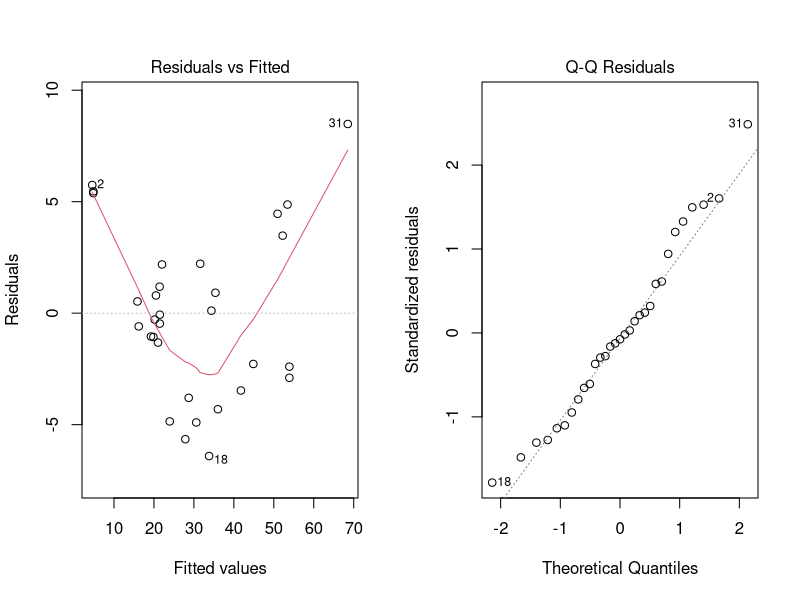
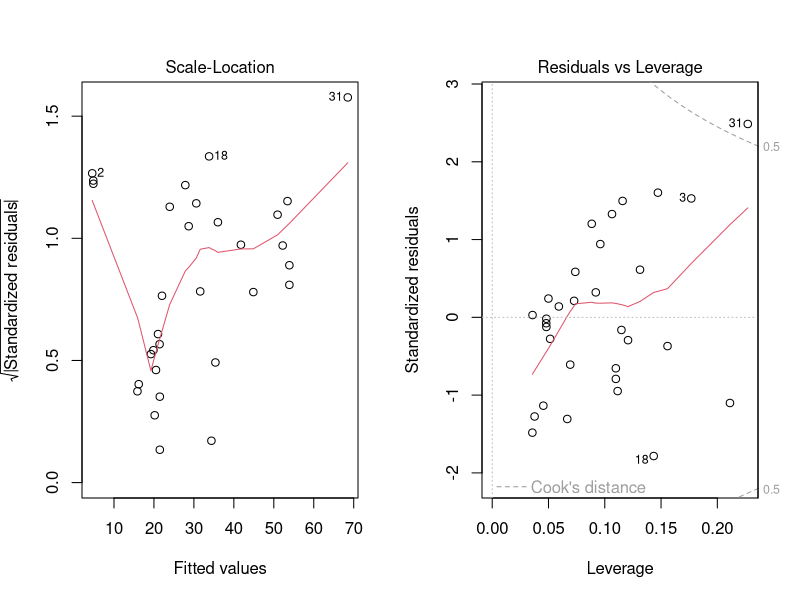
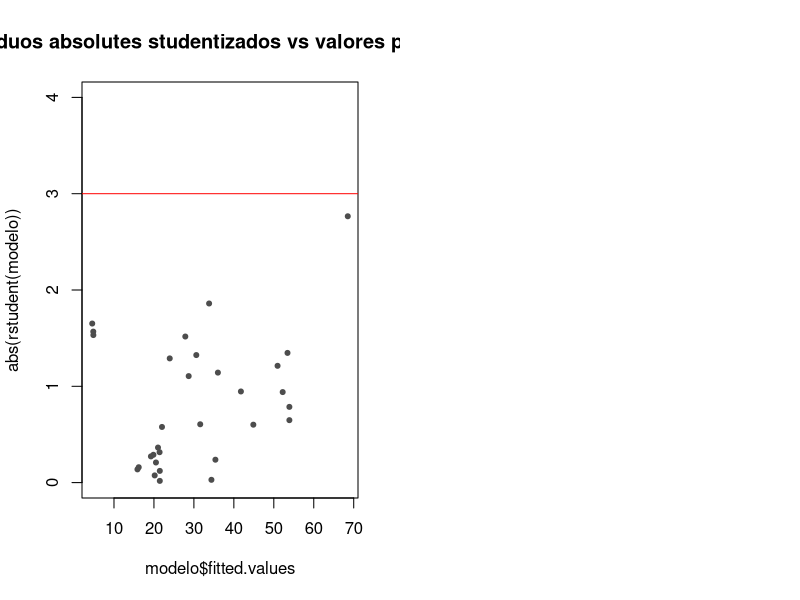

Write the R code that produced these figures, in order.
## ---- chunk 1
data(trees)
modelo=lm(Volume~Girth +Height, data=trees)


cbind(ei=residuals(modelo, type='working'),
      pi=residuals(modelo, type='pearson'),
      di=rstandard(modelo),
      ri=rstudent(modelo))
## ---- chunk 2
par(mfrow = c(1,2)) # Indicamos que queremos 2 gráficos por pantalla (1 fila y 2 columnas)
plot(modelo) # Pintamos los graficos de residuos

## ---- chunk 3
plot(x = modelo$fitted.values, y = abs(rstudent(modelo)), ylim=c(0,4), main = "Residuos absolutes studentizados vs valores predichos", pch = 20, col = "grey30")
abline(h = 3, col = "red") # se pinta la linea límite de 3
